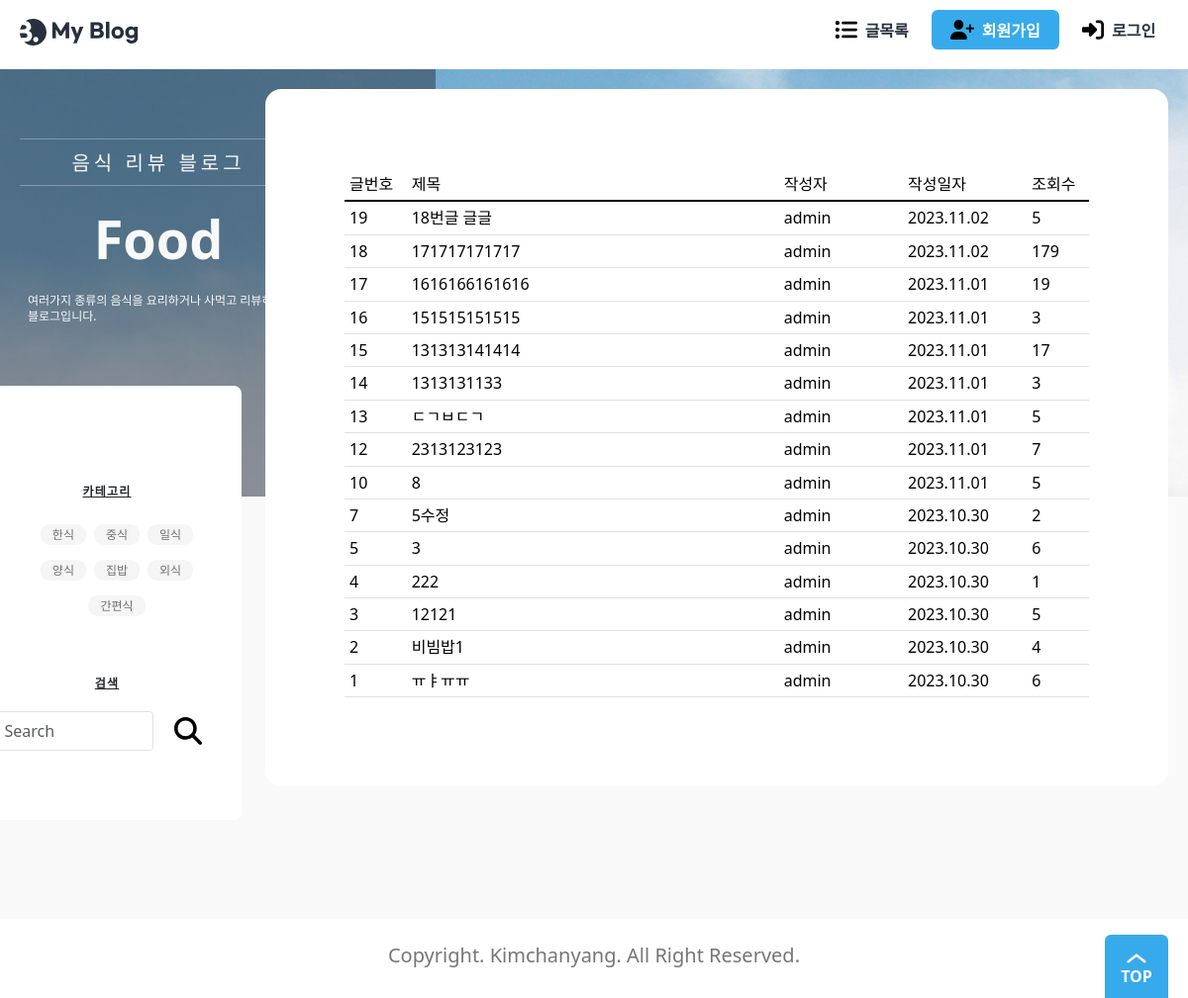
The page /blog/ on the database as committed earlier.
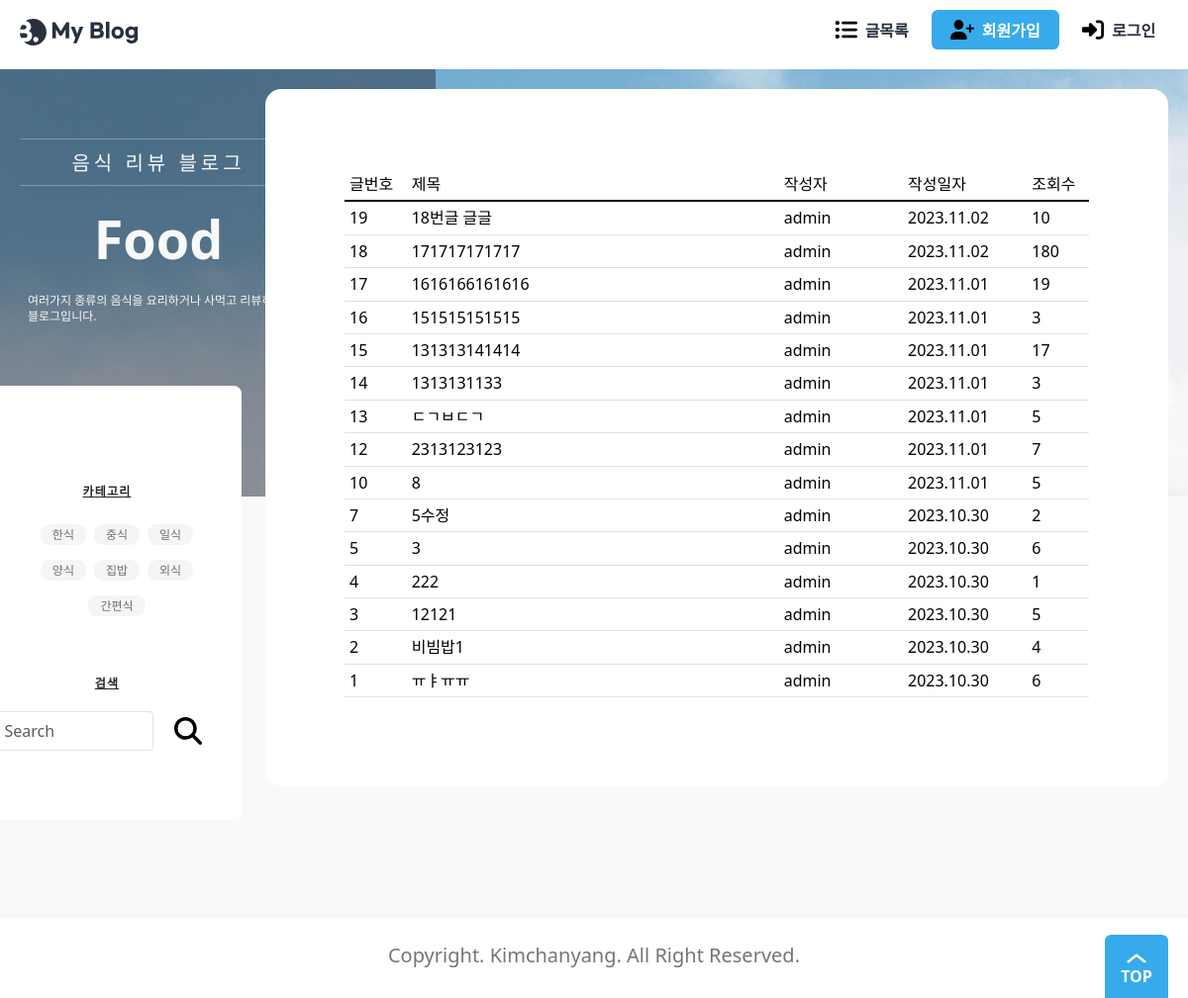
The same page on the database as committed later.
### blog/models.py (models this page shows, shortened)
class Post(models.Model):
    title = models.CharField(_("제목"), max_length=50)
    content = models.TextField(_("내용"))
    head_image = models.ImageField(
        _("메인 이미지"), upload_to="blog/images/%Y/%m/%d/", blank=True
    )
    file_upload = models.FileField(
        _("파일"), upload_to="blog/files/%Y/%m/%d/", blank=True
    )
    created_at = models.DateTimeField(_("작성일자"), auto_now_add=True)
    updated_at = models.DateTimeField(_("수정일자"), auto_now=True)
    author = models.ForeignKey(User, on_delete=models.CASCADE, verbose_name="작성자")
    tags = models.ManyToManyField("Tag", blank=True, verbose_name="태그")
    view_count = models.PositiveIntegerField(verbose_name="조회수", default=0)
    likes_count = models.PositiveIntegerField(verbose_name="좋아요", default=0)
    class Meta:
        ordering = ["-created_at"]

### accounts/models.py (models this page shows)
class User(AbstractUser):
    nickname = models.CharField(_("닉네임"), max_length=50)
    profile_img = models.ImageField(
        _("프로필 사진"), upload_to=user_directory_path, blank=True
    )
    class Meta:
        db_table = "User"

### blog/views.py (the view)
# urls.py: path("", views.PostList.as_view(), name="post_list"),
class PostList(ListView):
    model = Post
    ordering = "-pk"
    context_object_name = "posts"
    paginate_by = pageslice
    def get_context_data(self, **kwargs):
        context = super().get_context_data(**kwargs)
        context["tags"] = Tag.objects.all()
        return context

### blog/models.py (called while the page is built)
    def __str__(self):
        return self.name

### templates/blog/post_list.html (shortened to what this page needs)
{% extends "base.html" %}
{% block main %}
{% load static %}
<div class="banner">
    <div class="max-width">
        <div class="banner-contents">
            <p class="sub-text">음식 리뷰 블로그</p>
            <p class="main-text">Food</p>
            <p class="description">
                여러가지 종류의 음식을 요리하거나 사먹고 리뷰하는 블로그입니다.
            </p>
        </div>
    </div>
</div>
<main>
    <div class="max-width">
        <div class="view">
            <section class="wrap-box">
                <div class="inner">
                    <table class="table">
                        <thead style="border-bottom: 2px solid black;">
                            <tr>
                                <th class='col-md-1'>글번호</th>
                                <th class='col-md-6'>제목</th>
                                <th class='col-md-2'>작성자</th>
                                <th class='col-md-2'>작성일자</th>
                                <th class='col-md-1'>조회수</th>
                            </tr>
                        </thead>
                        <tbody>
                            {% for post in posts %}
                            <tr>
                                <td>{{ post.id }}</td>
                                <td><a href="{% url 'post_detail' post.id %}">{{ post.title }}</a></td>
                                <td>{{ post.author }}</td>
                                <td>{{ post.created_at|date:'Y.m.d' }}</td>
                                <td>{{ post.view_count }}</td>
                            </tr>
                            {% endfor %}
                        </tbody>
                    </table>
                </div>
            </section>
        </div>
        <aside class="about">
            <h3>카테고리</h3>
            <ul class="categories">
                {% for tag in tags %}
                <li><a href="{% url 'post_search_tag' tag %}">{{ tag }}</a></li>
                {% endfor %}
            </ul>
            <h3>검색</h3>
            <form class="d-flex" action="{% url 'post_search' %}" method="get">
                <input class="form-control me-2" type="text" placeholder="Search" name="search">
                <button type="submit" class="button white"><img src="{% static './assets/icon-search.svg' %}" alt="My Blog"></button>
            </form>
        </aside>
    </div>
</main>
{% endblock main %}

Rows that differ between the two databases and show on the page:
changed Post "18번글 글글": view_count "5" → "10"
changed Post id 18: view_count "179" → "180"
